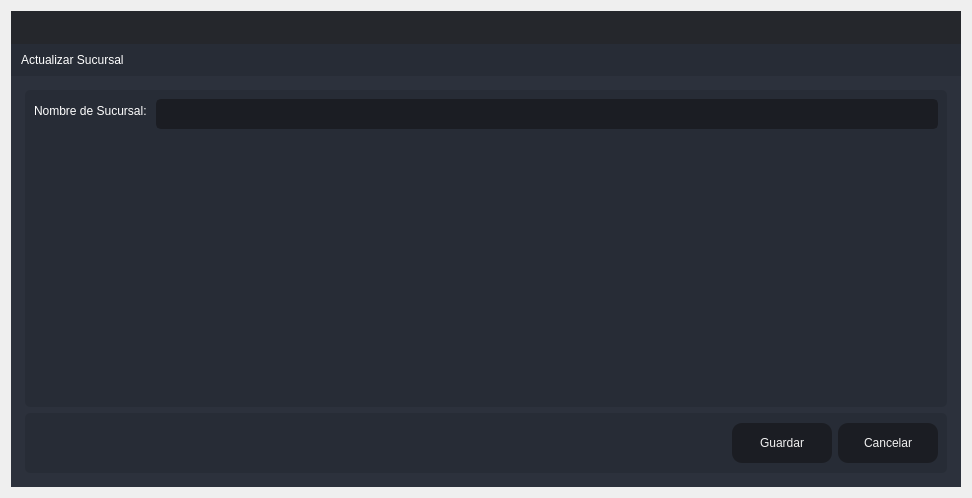
<?xml version="1.0" encoding="UTF-8"?>
<ui version="4.0">
 <class>ActualizarSucursal</class>
 <widget class="QDialog" name="ActualizarSucursal">
  <property name="windowModality">
   <enum>Qt::ApplicationModal</enum>
  </property>
  <property name="geometry">
   <rect>
    <x>0</x>
    <y>0</y>
    <width>972</width>
    <height>498</height>
   </rect>
  </property>
  <property name="windowTitle">
   <string>Actualizar</string>
  </property>
  <layout class="QVBoxLayout" name="verticalLayout_6">
   <item>
    <widget class="QFrame" name="frame_main">
     <property name="styleSheet">
      <string notr="true">/* LINE EDIT */
QLineEdit {
	background-color: rgb(27, 29, 35);
	border-radius: 5px;
	border: 2px solid rgb(27, 29, 35);
	padding-left: 10px;
}
QLineEdit:hover {
	border: 2px solid rgb(64, 71, 88);
}
QLineEdit:focus {
	border: 2px solid rgb(91, 101, 124);
}

/* SCROLL BARS */
QScrollBar:horizontal {
    border: none;
    background: rgb(52, 59, 72);
    height: 14px;
    margin: 0px 21px 0 21px;
	border-radius: 0px;
}
QScrollBar::handle:horizontal {
    background: rgb(85, 170, 255);
    min-width: 25px;
	border-radius: 7px
}
QScrollBar::add-line:horizontal {
    border: none;
    background: rgb(55, 63, 77);
    width: 20px;
	border-top-right-radius: 7px;
    border-bottom-right-radius: 7px;
    subcontrol-position: right;
    subcontrol-origin: margin;
}
QScrollBar::sub-line:horizontal {
    border: none;
    background: rgb(55, 63, 77);
    width: 20px;
	border-top-left-radius: 7px;
    border-bottom-left-radius: 7px;
    subcontrol-position: left;
    subcontrol-origin: margin;
}
QScrollBar::up-arrow:horizontal, QScrollBar::down-arrow:horizontal
{
     background: none;
}
QScrollBar::add-page:horizontal, QScrollBar::sub-page:horizontal
{
     background: none;
}
 QScrollBar:vertical {
	border: none;
    background: rgb(52, 59, 72);
    width: 14px;
    margin: 21px 0 21px 0;
	border-radius: 0px;
 }
 QScrollBar::handle:vertical {	
	background: rgb(85, 170, 255);
    min-height: 25px;
	border-radius: 7px
 }
 QScrollBar::add-line:vertical {
     border: none;
    background: rgb(55, 63, 77);
     height: 20px;
	border-bottom-left-radius: 7px;
    border-bottom-right-radius: 7px;
     subcontrol-position: bottom;
     subcontrol-origin: margin;
 }
 QScrollBar::sub-line:vertical {
	border: none;
    background: rgb(55, 63, 77);
     height: 20px;
	border-top-left-radius: 7px;
    border-top-right-radius: 7px;
     subcontrol-position: top;
     subcontrol-origin: margin;
 }
 QScrollBar::up-arrow:vertical, QScrollBar::down-arrow:vertical {
     background: none;
 }

 QScrollBar::add-page:vertical, QScrollBar::sub-page:vertical {
     background: none;
 }

/* CHECKBOX */
QCheckBox::indicator {
    border: 3px solid rgb(52, 59, 72);
	width: 15px;
	height: 15px;
	border-radius: 10px;
    background: rgb(44, 49, 60);
}
QCheckBox::indicator:hover {
    border: 3px solid rgb(58, 66, 81);
}
QCheckBox::indicator:checked {
    background: 3px solid rgb(52, 59, 72);
	border: 3px solid rgb(52, 59, 72);	
	background-image: url(:/16x16/icons/16x16/cil-check-alt.png);
}

/* RADIO BUTTON */
QRadioButton::indicator {
    border: 3px solid rgb(52, 59, 72);
	width: 15px;
	height: 15px;
	border-radius: 10px;
    background: rgb(44, 49, 60);
}
QRadioButton::indicator:hover {
    border: 3px solid rgb(58, 66, 81);
}
QRadioButton::indicator:checked {
    background: 3px solid rgb(94, 106, 130);
	border: 3px solid rgb(52, 59, 72);	
}

/* COMBOBOX */
QComboBox{
	background-color: rgb(27, 29, 35);
	border-radius: 5px;
	border: 2px solid rgb(27, 29, 35);
	padding: 5px;
	padding-left: 10px;
}
QComboBox:hover{
	border: 2px solid rgb(64, 71, 88);
}
QComboBox::drop-down {
	subcontrol-origin: padding;
	subcontrol-position: top right;
	width: 25px; 
	border-left-width: 3px;
	border-left-color: rgba(39, 44, 54, 150);
	border-left-style: solid;
	border-top-right-radius: 3px;
	border-bottom-right-radius: 3px;	
	background-image: url(:/16x16/icons/16x16/cil-arrow-bottom.png);
	background-position: center;
	background-repeat: no-reperat;
 }
QComboBox QAbstractItemView {
	color: rgb(85, 170, 255);	
	background-color: rgb(27, 29, 35);
	padding: 10px;
	selection-background-color: rgb(39, 44, 54);
}

/* SLIDERS */
QSlider::groove:horizontal {
    border-radius: 9px;
    height: 18px;
	margin: 0px;
	background-color: rgb(52, 59, 72);
}
QSlider::groove:horizontal:hover {
	background-color: rgb(55, 62, 76);
}
QSlider::handle:horizontal {
    background-color: rgb(85, 170, 255);
    border: none;
    height: 18px;
    width: 18px;
    margin: 0px;
	border-radius: 9px;
}
QSlider::handle:horizontal:hover {
    background-color: rgb(105, 180, 255);
}
QSlider::handle:horizontal:pressed {
    background-color: rgb(65, 130, 195);
}

QSlider::groove:vertical {
    border-radius: 9px;
    width: 18px;
    margin: 0px;
	background-color: rgb(52, 59, 72);
}
QSlider::groove:vertical:hover {
	background-color: rgb(55, 62, 76);
}
QSlider::handle:vertical {
    background-color: rgb(85, 170, 255);
	border: none;
    height: 18px;
    width: 18px;
    margin: 0px;
	border-radius: 9px;
}
QSlider::handle:vertical:hover {
    background-color: rgb(105, 180, 255);
}
QSlider::handle:vertical:pressed {
    background-color: rgb(65, 130, 195);
}

</string>
     </property>
     <property name="frameShape">
      <enum>QFrame::NoFrame</enum>
     </property>
     <property name="frameShadow">
      <enum>QFrame::Raised</enum>
     </property>
     <layout class="QVBoxLayout" name="verticalLayout">
      <property name="spacing">
       <number>0</number>
      </property>
      <property name="leftMargin">
       <number>0</number>
      </property>
      <property name="topMargin">
       <number>0</number>
      </property>
      <property name="rightMargin">
       <number>0</number>
      </property>
      <property name="bottomMargin">
       <number>0</number>
      </property>
      <item>
       <widget class="QFrame" name="frame_top">
        <property name="minimumSize">
         <size>
          <width>0</width>
          <height>65</height>
         </size>
        </property>
        <property name="maximumSize">
         <size>
          <width>16777215</width>
          <height>65</height>
         </size>
        </property>
        <property name="styleSheet">
         <string notr="true">background-color: transparent;</string>
        </property>
        <property name="frameShape">
         <enum>QFrame::NoFrame</enum>
        </property>
        <property name="frameShadow">
         <enum>QFrame::Raised</enum>
        </property>
        <layout class="QHBoxLayout" name="horizontalLayout_3">
         <property name="spacing">
          <number>0</number>
         </property>
         <property name="leftMargin">
          <number>0</number>
         </property>
         <property name="topMargin">
          <number>0</number>
         </property>
         <property name="rightMargin">
          <number>0</number>
         </property>
         <property name="bottomMargin">
          <number>0</number>
         </property>
         <item>
          <widget class="QFrame" name="frame_toggle">
           <property name="maximumSize">
            <size>
             <width>70</width>
             <height>16777215</height>
            </size>
           </property>
           <property name="styleSheet">
            <string notr="true">background-color: rgb(27, 29, 35);</string>
           </property>
           <property name="frameShape">
            <enum>QFrame::NoFrame</enum>
           </property>
           <property name="frameShadow">
            <enum>QFrame::Raised</enum>
           </property>
           <layout class="QVBoxLayout" name="verticalLayout_3">
            <property name="spacing">
             <number>0</number>
            </property>
            <property name="leftMargin">
             <number>0</number>
            </property>
            <property name="topMargin">
             <number>0</number>
            </property>
            <property name="rightMargin">
             <number>0</number>
            </property>
            <property name="bottomMargin">
             <number>0</number>
            </property>
           </layout>
          </widget>
         </item>
         <item>
          <widget class="QFrame" name="frame_top_right">
           <property name="styleSheet">
            <string notr="true">background: transparent;</string>
           </property>
           <property name="frameShape">
            <enum>QFrame::NoFrame</enum>
           </property>
           <property name="frameShadow">
            <enum>QFrame::Raised</enum>
           </property>
           <layout class="QVBoxLayout" name="verticalLayout_2">
            <property name="spacing">
             <number>0</number>
            </property>
            <property name="leftMargin">
             <number>0</number>
            </property>
            <property name="topMargin">
             <number>0</number>
            </property>
            <property name="rightMargin">
             <number>0</number>
            </property>
            <property name="bottomMargin">
             <number>0</number>
            </property>
            <item>
             <widget class="QFrame" name="frame_top_btns">
              <property name="maximumSize">
               <size>
                <width>16777215</width>
                <height>42</height>
               </size>
              </property>
              <property name="styleSheet">
               <string notr="true">background-color: rgba(27, 29, 35, 200)</string>
              </property>
              <property name="frameShape">
               <enum>QFrame::NoFrame</enum>
              </property>
              <property name="frameShadow">
               <enum>QFrame::Raised</enum>
              </property>
              <layout class="QHBoxLayout" name="horizontalLayout_4">
               <property name="spacing">
                <number>0</number>
               </property>
               <property name="leftMargin">
                <number>0</number>
               </property>
               <property name="topMargin">
                <number>0</number>
               </property>
               <property name="rightMargin">
                <number>0</number>
               </property>
               <property name="bottomMargin">
                <number>0</number>
               </property>
               <item>
                <widget class="QFrame" name="frame_label_top_btns">
                 <property name="sizePolicy">
                  <sizepolicy hsizetype="Expanding" vsizetype="Preferred">
                   <horstretch>0</horstretch>
                   <verstretch>0</verstretch>
                  </sizepolicy>
                 </property>
                 <property name="frameShape">
                  <enum>QFrame::NoFrame</enum>
                 </property>
                 <property name="frameShadow">
                  <enum>QFrame::Raised</enum>
                 </property>
                 <layout class="QHBoxLayout" name="horizontalLayout_10">
                  <property name="spacing">
                   <number>0</number>
                  </property>
                  <property name="leftMargin">
                   <number>5</number>
                  </property>
                  <property name="topMargin">
                   <number>0</number>
                  </property>
                  <property name="rightMargin">
                   <number>10</number>
                  </property>
                  <property name="bottomMargin">
                   <number>0</number>
                  </property>
                 </layout>
                </widget>
               </item>
               <item alignment="Qt::AlignRight">
                <widget class="QFrame" name="frame_btns_right">
                 <property name="sizePolicy">
                  <sizepolicy hsizetype="Expanding" vsizetype="Preferred">
                   <horstretch>0</horstretch>
                   <verstretch>0</verstretch>
                  </sizepolicy>
                 </property>
                 <property name="maximumSize">
                  <size>
                   <width>120</width>
                   <height>16777215</height>
                  </size>
                 </property>
                 <property name="frameShape">
                  <enum>QFrame::NoFrame</enum>
                 </property>
                 <property name="frameShadow">
                  <enum>QFrame::Raised</enum>
                 </property>
                 <layout class="QHBoxLayout" name="horizontalLayout_5">
                  <property name="spacing">
                   <number>0</number>
                  </property>
                  <property name="leftMargin">
                   <number>0</number>
                  </property>
                  <property name="topMargin">
                   <number>0</number>
                  </property>
                  <property name="rightMargin">
                   <number>0</number>
                  </property>
                  <property name="bottomMargin">
                   <number>0</number>
                  </property>
                 </layout>
                </widget>
               </item>
              </layout>
             </widget>
            </item>
            <item>
             <widget class="QFrame" name="frame_top_info">
              <property name="maximumSize">
               <size>
                <width>16777215</width>
                <height>65</height>
               </size>
              </property>
              <property name="styleSheet">
               <string notr="true">background-color: rgb(39, 44, 54);</string>
              </property>
              <property name="frameShape">
               <enum>QFrame::NoFrame</enum>
              </property>
              <property name="frameShadow">
               <enum>QFrame::Raised</enum>
              </property>
              <layout class="QHBoxLayout" name="horizontalLayout_8">
               <property name="spacing">
                <number>0</number>
               </property>
               <property name="leftMargin">
                <number>10</number>
               </property>
               <property name="topMargin">
                <number>0</number>
               </property>
               <property name="rightMargin">
                <number>10</number>
               </property>
               <property name="bottomMargin">
                <number>0</number>
               </property>
               <item>
                <widget class="QLabel" name="label">
                 <property name="styleSheet">
                  <string notr="true">font: 75 16pt &quot;MS Shell Dlg 2&quot;;
color: rgb(255, 255, 255);</string>
                 </property>
                 <property name="text">
                  <string>Actualizar Sucursal</string>
                 </property>
                </widget>
               </item>
              </layout>
             </widget>
            </item>
           </layout>
          </widget>
         </item>
        </layout>
       </widget>
      </item>
      <item>
       <widget class="QFrame" name="frame_center">
        <property name="sizePolicy">
         <sizepolicy hsizetype="Expanding" vsizetype="Expanding">
          <horstretch>0</horstretch>
          <verstretch>0</verstretch>
         </sizepolicy>
        </property>
        <property name="styleSheet">
         <string notr="true">background-color: rgb(40, 44, 52);</string>
        </property>
        <property name="frameShape">
         <enum>QFrame::NoFrame</enum>
        </property>
        <property name="frameShadow">
         <enum>QFrame::Raised</enum>
        </property>
        <layout class="QHBoxLayout" name="horizontalLayout_2">
         <property name="spacing">
          <number>0</number>
         </property>
         <property name="leftMargin">
          <number>0</number>
         </property>
         <property name="topMargin">
          <number>0</number>
         </property>
         <property name="rightMargin">
          <number>0</number>
         </property>
         <property name="bottomMargin">
          <number>0</number>
         </property>
         <item>
          <widget class="QFrame" name="frame_content_right">
           <property name="styleSheet">
            <string notr="true">background-color: rgb(44, 49, 60);</string>
           </property>
           <property name="frameShape">
            <enum>QFrame::NoFrame</enum>
           </property>
           <property name="frameShadow">
            <enum>QFrame::Raised</enum>
           </property>
           <layout class="QVBoxLayout" name="verticalLayout_4">
            <property name="spacing">
             <number>0</number>
            </property>
            <property name="leftMargin">
             <number>0</number>
            </property>
            <property name="topMargin">
             <number>0</number>
            </property>
            <property name="rightMargin">
             <number>0</number>
            </property>
            <property name="bottomMargin">
             <number>0</number>
            </property>
            <item>
             <widget class="QFrame" name="frame_content">
              <property name="frameShape">
               <enum>QFrame::NoFrame</enum>
              </property>
              <property name="frameShadow">
               <enum>QFrame::Raised</enum>
              </property>
              <layout class="QVBoxLayout" name="verticalLayout_9">
               <property name="spacing">
                <number>0</number>
               </property>
               <property name="leftMargin">
                <number>5</number>
               </property>
               <property name="topMargin">
                <number>5</number>
               </property>
               <property name="rightMargin">
                <number>5</number>
               </property>
               <property name="bottomMargin">
                <number>5</number>
               </property>
               <item>
                <widget class="QStackedWidget" name="stackedWidget">
                 <property name="styleSheet">
                  <string notr="true">background: transparent;</string>
                 </property>
                 <property name="currentIndex">
                  <number>0</number>
                 </property>
                 <widget class="QWidget" name="page_home">
                  <layout class="QVBoxLayout" name="verticalLayout_10">
                   <item>
                    <widget class="QFrame" name="frame">
                     <property name="styleSheet">
                      <string notr="true">background-color: rgb(39, 44, 54);
border-radius: 5px;</string>
                     </property>
                     <property name="frameShape">
                      <enum>QFrame::StyledPanel</enum>
                     </property>
                     <property name="frameShadow">
                      <enum>QFrame::Raised</enum>
                     </property>
                     <layout class="QVBoxLayout" name="verticalLayout_5">
                      <item>
                       <layout class="QFormLayout" name="formLayout_2">
                        <item row="0" column="1">
                         <widget class="QLineEdit" name="lineEditUpdate">
                          <property name="minimumSize">
                           <size>
                            <width>0</width>
                            <height>30</height>
                           </size>
                          </property>
                          <property name="styleSheet">
                           <string notr="true">QLineEdit {
	background-color: rgb(27, 29, 35);
	border-radius: 5px;
	border: 2px solid rgb(27, 29, 35);
	padding-left: 10px;
	font: 75 12pt &quot;MS Shell Dlg 2&quot;;
	color: rgb(255, 255, 255);
}
QLineEdit:hover {
	border: 2px solid rgb(64, 71, 88);
}
QLineEdit:focus {
	border: 2px solid rgb(91, 101, 124);
}</string>
                          </property>
                         </widget>
                        </item>
                        <item row="0" column="0">
                         <widget class="QLabel" name="label_2">
                          <property name="styleSheet">
                           <string notr="true">font: 75 12pt &quot;MS Shell Dlg 2&quot;;
color: rgb(255, 255, 255);</string>
                          </property>
                          <property name="text">
                           <string>Nombre de Sucursal: </string>
                          </property>
                         </widget>
                        </item>
                       </layout>
                      </item>
                     </layout>
                    </widget>
                   </item>
                   <item>
                    <widget class="QFrame" name="frame_2">
                     <property name="minimumSize">
                      <size>
                       <width>0</width>
                       <height>60</height>
                      </size>
                     </property>
                     <property name="maximumSize">
                      <size>
                       <width>16777215</width>
                       <height>60</height>
                      </size>
                     </property>
                     <property name="styleSheet">
                      <string notr="true">background-color: rgb(39, 44, 54);
border-radius: 5px;</string>
                     </property>
                     <property name="frameShape">
                      <enum>QFrame::StyledPanel</enum>
                     </property>
                     <property name="frameShadow">
                      <enum>QFrame::Raised</enum>
                     </property>
                     <layout class="QHBoxLayout" name="horizontalLayout_9">
                      <item>
                       <layout class="QGridLayout" name="gridLayout">
                        <item row="0" column="0">
                         <spacer name="horizontalSpacer">
                          <property name="orientation">
                           <enum>Qt::Horizontal</enum>
                          </property>
                          <property name="sizeHint" stdset="0">
                           <size>
                            <width>40</width>
                            <height>20</height>
                           </size>
                          </property>
                         </spacer>
                        </item>
                        <item row="0" column="1">
                         <widget class="QPushButton" name="btnActualizar">
                          <property name="minimumSize">
                           <size>
                            <width>100</width>
                            <height>40</height>
                           </size>
                          </property>
                          <property name="styleSheet">
                           <string notr="true">QPushButton {
	border-color: rgb(27, 29, 35);
	font: 75 10pt &quot;MS Shell Dlg 2&quot;;
	color: rgb(240, 240, 240);
	background-color: rgb(27, 29, 35);
	border: 0px solid;
	border-radius: 10px;	
}
QPushButton:hover {
	background-color:rgb(44, 49, 60);
	border-color: rgb(27, 29, 35);
	border: 2px solid;
}</string>
                          </property>
                          <property name="text">
                           <string>Guardar</string>
                          </property>
                         </widget>
                        </item>
                        <item row="0" column="2">
                         <widget class="QPushButton" name="btnCancelar">
                          <property name="minimumSize">
                           <size>
                            <width>100</width>
                            <height>40</height>
                           </size>
                          </property>
                          <property name="styleSheet">
                           <string notr="true">QPushButton {
	border-color: rgb(27, 29, 35);
	font: 75 10pt &quot;MS Shell Dlg 2&quot;;
	color: rgb(240, 240, 240);
	background-color: rgb(27, 29, 35);
	border: 0px solid;
	border-radius: 10px;	
}
QPushButton:hover {
	background-color:rgb(44, 49, 60);
	border-color: rgb(27, 29, 35);
	border: 2px solid;
}</string>
                          </property>
                          <property name="text">
                           <string>Cancelar</string>
                          </property>
                         </widget>
                        </item>
                       </layout>
                      </item>
                     </layout>
                    </widget>
                   </item>
                  </layout>
                 </widget>
                </widget>
               </item>
              </layout>
             </widget>
            </item>
           </layout>
          </widget>
         </item>
        </layout>
       </widget>
      </item>
     </layout>
    </widget>
   </item>
  </layout>
 </widget>
 <resources/>
 <connections/>
</ui>
